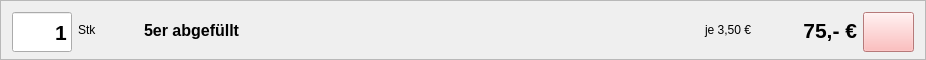
<?xml version="1.0" encoding="UTF-8"?>
<ui version="4.0">
 <class>ListEntry</class>
 <widget class="QFrame" name="ListEntry">
  <property name="geometry">
   <rect>
    <x>0</x>
    <y>0</y>
    <width>926</width>
    <height>60</height>
   </rect>
  </property>
  <property name="sizePolicy">
   <sizepolicy hsizetype="MinimumExpanding" vsizetype="Fixed">
    <horstretch>0</horstretch>
    <verstretch>0</verstretch>
   </sizepolicy>
  </property>
  <property name="minimumSize">
   <size>
    <width>380</width>
    <height>60</height>
   </size>
  </property>
  <property name="windowTitle">
   <string>Frame</string>
  </property>
  <property name="frameShape">
   <enum>QFrame::StyledPanel</enum>
  </property>
  <property name="frameShadow">
   <enum>QFrame::Raised</enum>
  </property>
  <layout class="QHBoxLayout" name="horizontalLayout">
   <item>
    <widget class="QLineEdit" name="input_anzahl">
     <property name="sizePolicy">
      <sizepolicy hsizetype="Fixed" vsizetype="Fixed">
       <horstretch>0</horstretch>
       <verstretch>0</verstretch>
      </sizepolicy>
     </property>
     <property name="minimumSize">
      <size>
       <width>60</width>
       <height>40</height>
      </size>
     </property>
     <property name="maximumSize">
      <size>
       <width>60</width>
       <height>16777215</height>
      </size>
     </property>
     <property name="baseSize">
      <size>
       <width>60</width>
       <height>0</height>
      </size>
     </property>
     <property name="font">
      <font>
       <pointsize>16</pointsize>
       <weight>75</weight>
       <bold>true</bold>
      </font>
     </property>
     <property name="text">
      <string>1</string>
     </property>
     <property name="alignment">
      <set>Qt::AlignRight|Qt::AlignTrailing|Qt::AlignVCenter</set>
     </property>
    </widget>
   </item>
   <item>
    <widget class="QLabel" name="einheit">
     <property name="sizePolicy">
      <sizepolicy hsizetype="Fixed" vsizetype="Preferred">
       <horstretch>0</horstretch>
       <verstretch>0</verstretch>
      </sizepolicy>
     </property>
     <property name="minimumSize">
      <size>
       <width>60</width>
       <height>0</height>
      </size>
     </property>
     <property name="text">
      <string>Stk</string>
     </property>
    </widget>
   </item>
   <item>
    <widget class="QLabel" name="beschreibung">
     <property name="sizePolicy">
      <sizepolicy hsizetype="MinimumExpanding" vsizetype="Preferred">
       <horstretch>0</horstretch>
       <verstretch>0</verstretch>
      </sizepolicy>
     </property>
     <property name="minimumSize">
      <size>
       <width>110</width>
       <height>0</height>
      </size>
     </property>
     <property name="font">
      <font>
       <pointsize>12</pointsize>
       <weight>75</weight>
       <bold>true</bold>
      </font>
     </property>
     <property name="text">
      <string>5er abgefüllt</string>
     </property>
    </widget>
   </item>
   <item>
    <spacer name="horizontalSpacer">
     <property name="orientation">
      <enum>Qt::Horizontal</enum>
     </property>
     <property name="sizeType">
      <enum>QSizePolicy::Minimum</enum>
     </property>
     <property name="sizeHint" stdset="0">
      <size>
       <width>0</width>
       <height>0</height>
      </size>
     </property>
    </spacer>
   </item>
   <item>
    <widget class="QLabel" name="einzelpreis">
     <property name="sizePolicy">
      <sizepolicy hsizetype="MinimumExpanding" vsizetype="Preferred">
       <horstretch>0</horstretch>
       <verstretch>0</verstretch>
      </sizepolicy>
     </property>
     <property name="minimumSize">
      <size>
       <width>60</width>
       <height>0</height>
      </size>
     </property>
     <property name="text">
      <string>je 3,50 €</string>
     </property>
     <property name="alignment">
      <set>Qt::AlignRight|Qt::AlignTrailing|Qt::AlignVCenter</set>
     </property>
    </widget>
   </item>
   <item>
    <widget class="QLabel" name="gesamtpreis">
     <property name="sizePolicy">
      <sizepolicy hsizetype="Fixed" vsizetype="Preferred">
       <horstretch>0</horstretch>
       <verstretch>0</verstretch>
      </sizepolicy>
     </property>
     <property name="minimumSize">
      <size>
       <width>100</width>
       <height>0</height>
      </size>
     </property>
     <property name="maximumSize">
      <size>
       <width>120</width>
       <height>16777215</height>
      </size>
     </property>
     <property name="baseSize">
      <size>
       <width>120</width>
       <height>0</height>
      </size>
     </property>
     <property name="font">
      <font>
       <pointsize>16</pointsize>
       <weight>75</weight>
       <bold>true</bold>
      </font>
     </property>
     <property name="text">
      <string>75,- €</string>
     </property>
     <property name="alignment">
      <set>Qt::AlignRight|Qt::AlignTrailing|Qt::AlignVCenter</set>
     </property>
    </widget>
   </item>
   <item>
    <widget class="QPushButton" name="button_loeschen">
     <property name="sizePolicy">
      <sizepolicy hsizetype="Minimum" vsizetype="Fixed">
       <horstretch>0</horstretch>
       <verstretch>0</verstretch>
      </sizepolicy>
     </property>
     <property name="minimumSize">
      <size>
       <width>50</width>
       <height>40</height>
      </size>
     </property>
     <property name="palette">
      <palette>
       <active>
        <colorrole role="Button">
         <brush brushstyle="SolidPattern">
          <color alpha="255">
           <red>255</red>
           <green>170</green>
           <blue>170</blue>
          </color>
         </brush>
        </colorrole>
        <colorrole role="ButtonText">
         <brush brushstyle="SolidPattern">
          <color alpha="255">
           <red>255</red>
           <green>0</green>
           <blue>0</blue>
          </color>
         </brush>
        </colorrole>
        <colorrole role="Base">
         <brush brushstyle="SolidPattern">
          <color alpha="255">
           <red>255</red>
           <green>170</green>
           <blue>170</blue>
          </color>
         </brush>
        </colorrole>
        <colorrole role="Window">
         <brush brushstyle="SolidPattern">
          <color alpha="255">
           <red>255</red>
           <green>170</green>
           <blue>170</blue>
          </color>
         </brush>
        </colorrole>
       </active>
       <inactive>
        <colorrole role="Button">
         <brush brushstyle="SolidPattern">
          <color alpha="255">
           <red>255</red>
           <green>170</green>
           <blue>170</blue>
          </color>
         </brush>
        </colorrole>
        <colorrole role="ButtonText">
         <brush brushstyle="SolidPattern">
          <color alpha="255">
           <red>255</red>
           <green>0</green>
           <blue>0</blue>
          </color>
         </brush>
        </colorrole>
        <colorrole role="Base">
         <brush brushstyle="SolidPattern">
          <color alpha="255">
           <red>255</red>
           <green>170</green>
           <blue>170</blue>
          </color>
         </brush>
        </colorrole>
        <colorrole role="Window">
         <brush brushstyle="SolidPattern">
          <color alpha="255">
           <red>255</red>
           <green>170</green>
           <blue>170</blue>
          </color>
         </brush>
        </colorrole>
       </inactive>
       <disabled>
        <colorrole role="Button">
         <brush brushstyle="SolidPattern">
          <color alpha="255">
           <red>255</red>
           <green>170</green>
           <blue>170</blue>
          </color>
         </brush>
        </colorrole>
        <colorrole role="ButtonText">
         <brush brushstyle="SolidPattern">
          <color alpha="255">
           <red>151</red>
           <green>150</green>
           <blue>149</blue>
          </color>
         </brush>
        </colorrole>
        <colorrole role="Base">
         <brush brushstyle="SolidPattern">
          <color alpha="255">
           <red>255</red>
           <green>170</green>
           <blue>170</blue>
          </color>
         </brush>
        </colorrole>
        <colorrole role="Window">
         <brush brushstyle="SolidPattern">
          <color alpha="255">
           <red>255</red>
           <green>170</green>
           <blue>170</blue>
          </color>
         </brush>
        </colorrole>
       </disabled>
      </palette>
     </property>
     <property name="font">
      <font>
       <pointsize>12</pointsize>
       <weight>75</weight>
       <bold>true</bold>
      </font>
     </property>
     <property name="focusPolicy">
      <enum>Qt::NoFocus</enum>
     </property>
     <property name="styleSheet">
      <string notr="true">border-color: red; background-color: #faa;</string>
     </property>
     <property name="text">
      <string/>
     </property>
     <property name="icon">
      <iconset>
       <normaloff>../icons/cancel.png</normaloff>../icons/cancel.png</iconset>
     </property>
    </widget>
   </item>
  </layout>
 </widget>
 <resources/>
 <connections/>
</ui>
